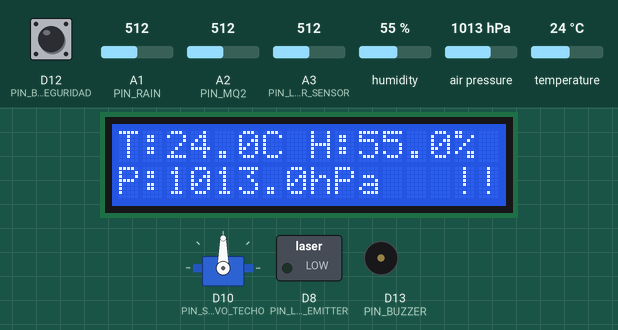
Recording of a sketch running on a simulated Arduino Uno R4 WiFi. Parts: servo, 16×2 character LCD, switched loads named in the sketch (green lamp = pin HIGH), buzzer (waves = sounding). Inputs (shaded band) come from the test bench; at power-on: A2 (PIN_MQ2) = 512, humidity 55 %, D12 (PIN_BTN_SEGURIDAD) HIGH, A1 (PIN_RAIN) = 512, A3 (PIN_LASER_SENSOR) = 512, air pressure 1013 hPa, temperature 24 °C (analog values on the 0–1023 scale). WiFi joins after 1.5 s; servers stay silent unless stated; no MQTT or app messages arrive unless stated; what the sketch prints to the serial monitor is not drawn.

Above: at 11.2 s.
11.3 s: A2 (PIN_MQ2) set to 300
12.8 s: A2 (PIN_MQ2) set to 273
At 14.2 s:
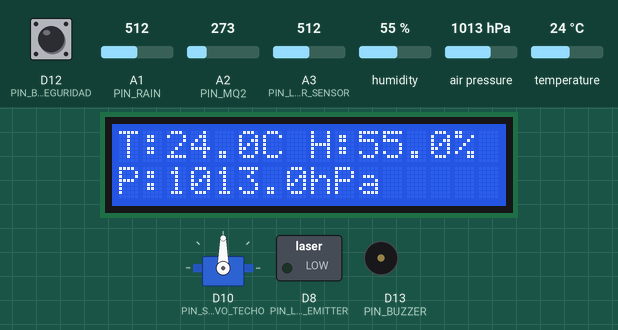
15.2 s: humidity set to 41 %
At 16.7 s:
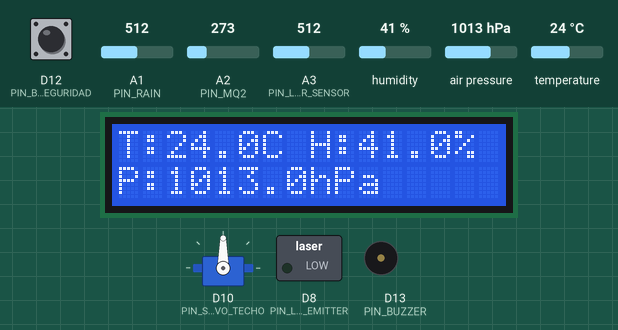
17.2 s: humidity set to 38 %
At 17.35 s:
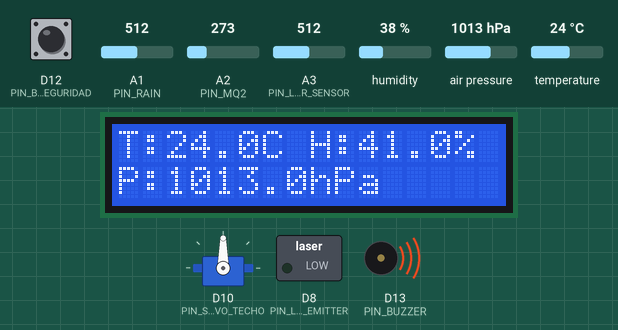
18.9 s: D12 (PIN_BTN_SEGURIDAD) pulled LOW for 0.15 s
At 19.8 s:
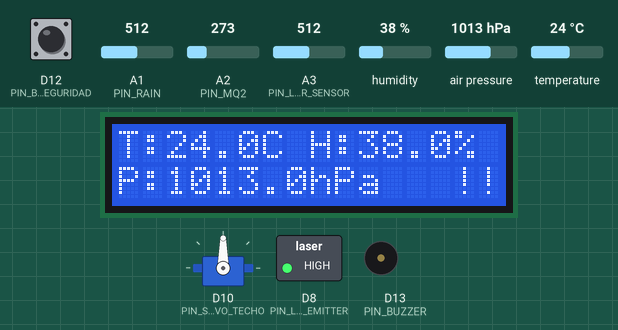
20.5 s: A2 (PIN_MQ2) set to 306
At 21.0 s:
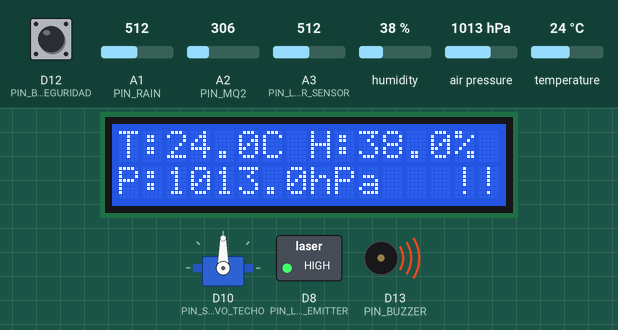
Timing chart, 0 to 23.7 s (numbered marks = the images above; inputs shaded):
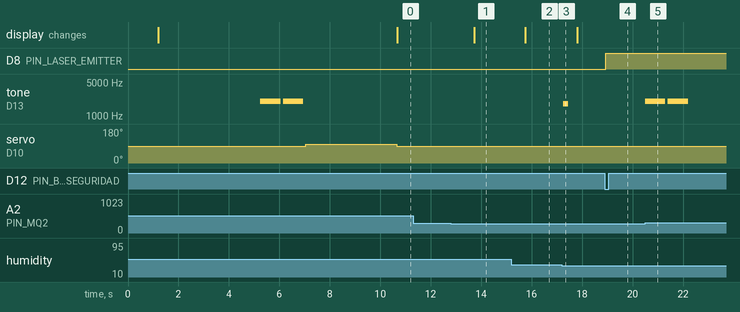

Measured:
- the behaviour switches between 286 and 285 on A2 (PIN_MQ2) (found by bisection; images 0 and 1)
- the behaviour switches between 40 and 39 % on humidity (found by bisection; images 2 and 3)
- after the input at 11.3 s, every drawn part: stays the same
- after the input at 12.8 s, the display: changes after 0.93 s (image 1)
- after the input at 15.2 s, the display: changes after 0.55 s (image 2)
- after the input at 17.2 s, tone on D13 (PIN_BUZZER): silent → 1800 Hz after 0.06 s, → silent 0.20 s later
- after the input at 18.9 s, D8 (PIN_LASER_EMITTER): LOW → HIGH at once
- after the input at 20.5 s, tone on D13 (PIN_BUZZER): alternates 2000 Hz for 0.80 s and silent for 0.10 s, 4 changes in all, then stays silent, starting at once
- by itself, tone on D13 (PIN_BUZZER): alternates 2000 Hz for 0.80 s and silent for 0.10 s, 4 changes in all, then stays silent

The sketch:

smart-home-v2.ino
```cpp
// Librerías
#include "WiFiS3.h"
#include <ArduinoMqttClient.h>
#include <Wire.h>               // Habilita el bus I2C
#include <Adafruit_Sensor.h>    // Librería base de sensores Adafruit
#include <Adafruit_BME280.h>    // Librería del sensor BME280
#include <LiquidCrystal_I2C.h>  // Librería para LCD por I2C (16x2)
#include <Servo.h>              // Librería para controlar servos

// WiFi y MQTT
char ssid[] = "Tec-IoT";
char pass[] = "spotless.magnetic.bridge";
WiFiClient wifiClient;
MqttClient mqttClient(wifiClient);
const char broker[] = "test.mosquitto.org";
int port = 1883;

// LCD (pantalla de la cava en la cocina)
LiquidCrystal_I2C lcd(0x27, 16, 2);

// Sensor BME280
Adafruit_BME280 bme;

// Variables para lecturas de sensores
float temperature = 0.0;
float humidity = 0.0;
float pressure = 0.0;

// Sensor de humo MQ2
const int PIN_MQ2 = A2;

// Sensor de lluvia y servo del techo
const int PIN_RAIN = A1;              // Sensor de lluvia
const int PIN_SERVO_TECHO = 10;       // Servo del techo
const int RAIN_UMBRAL_MOJADO = 600;   // Umbral para detectar lluvia

// Servo del techo (rotación continua)
Servo servoTecho;
bool techoCerrado = true;       // Estado del techo

int rainValue = 0;
float rainVoltage = 0.0;
int rainPercentage = 0;

// Sistema de seguridad con láser
const int PIN_LASER_EMITTER = 8;    // Emisor láser HW-493
const int PIN_LASER_SENSOR = A3;    // Fotoresistor que recibe el láser
const int PIN_BTN_SEGURIDAD = 12;    // Botón para activar/desactivar seguridad

// Constantes MQ2
const float RL_VALUE = 5.0;
const float RO_CONSTANT = 10.0;  // Resistencia constante calibrada
const float VCC = 5.0;
float sensor_volt;
float RS_gas;
float ratio;
float smoke_ppm = 0.0;

// Pin del buzzer para alarma
const int PIN_BUZZER = 13;

// Umbrales ideales para cava de vino
const float TEMP_MIN = 10.0;   // °C - temperatura mínima ideal
const float TEMP_MAX = 25.0;   // °C - temperatura máxima ideal
const float HUMID_MIN = 40.0;  // % - humedad mínima ideal
const float HUMID_MAX = 80.0;  // % - humedad máxima ideal

// Umbral para humo
const float SMOKE_UMBRAL_PPM = 400.0;  // PPM de humo para alarma

// Umbral para sistema de seguridad
const int LASER_UMBRAL_CORTE = 300;  // Umbral para detección de interrupción del haz láser

// Variables de estado
bool alarmaTempActiva = false;
bool alarmaHumidActiva = false;
bool alarmaHumoActiva = false;
bool modoSeguridad = false;
bool intrusoDetectado = false;
bool lastBtnSeguridad = HIGH;

unsigned long lastAlarmaCellarBeep = 0;
const unsigned long CELLAR_ALARM_INTERVAL = 30000;  // 30 segundos

// Tiempos
unsigned long lastLCDUpdate = 0;
const unsigned long LCD_UPDATE_MS = 1000;
unsigned long lastMQTTSend = 0;
const unsigned long MQTT_SEND_INTERVAL = 1000;

// Declaración de funciones
void actualizarLCDCava();
void verificarCondicionesCava();
void verificarHumo();
void verificarLluvia();
void verificarSeguridad();
void abrirTecho();
void cerrarTecho();
void beepAlarma();
void beepAlarmaHumo();
void beepAlarmaIntruso();
float calculatePPM_Smoke(float ratio);
void enviarDatosViaJSON();

void setup() {
  Serial.begin(9600);
  delay(1000);  // Esperar a que el Serial Monitor se conecte

  Serial.println("\n\n======================");
  Serial.println("Smart Home v2 Starting...");
  Serial.println("======================\n");

  // Configuración de pines
  pinMode(PIN_BUZZER, OUTPUT);
  pinMode(PIN_LASER_EMITTER, OUTPUT);
  pinMode(PIN_BTN_SEGURIDAD, INPUT_PULLUP);
  digitalWrite(PIN_LASER_EMITTER, LOW);  // Láser apagado al inicio

  Serial.println("Pins configured");

  // Inicializar servo del techo
  Serial.println("Initializing servo...");
  servoTecho.attach(PIN_SERVO_TECHO);
  servoTecho.write(90);  // Iniciar detenido (90 = stop para servo continuo)
  Serial.println("Servo initialized");

  // Set analog resolution
  Serial.println("Setting analog resolution...");
  analogReadResolution(14);
  Serial.println("Analog resolution set");

  // Inicia I2C
  Serial.println("Starting I2C...");
  Wire.begin();
  delay(100);
  Serial.println("I2C started");

  // Inicializar LCD
  Serial.println("Initializing LCD...");
  lcd.init();        // Inicializar LCD
  lcd.backlight();   // Encender backlight
  lcd.clear();
  lcd.setCursor(0, 0);
  lcd.print("Cava de vino");
  lcd.setCursor(0, 1);
  lcd.print("Iniciando...");
  Serial.println("LCD initialized");

  // Inicializar BME280
  Serial.println("Scanning for BME280...");
  delay(500);

  bool status = bme.begin(0x76);
  if (!status) {
    Serial.println("BME280 not found at 0x76, trying 0x77...");
    delay(500);
    status = bme.begin(0x77);
  }

  if (!status) {
    Serial.println("Could not find BME280 sensor!");
    Serial.println("Check wiring: SDA, SCL, VCC, GND");
    Serial.println("Try running I2C scanner to find address");
    lcd.clear();
    lcd.setCursor(0, 0);
    lcd.print("ERROR: BME280");
    lcd.setCursor(0, 1);
    lcd.print("No detectado");
    delay(3000);
  } else {
    Serial.println("BME280 OK");
    bme.setSampling(Adafruit_BME280::MODE_NORMAL,
                    Adafruit_BME280::SAMPLING_X2,
                    Adafruit_BME280::SAMPLING_X16,
                    Adafruit_BME280::SAMPLING_X1,
                    Adafruit_BME280::FILTER_X16,
                    Adafruit_BME280::STANDBY_MS_500);
  }

  // Conectar WiFi
  Serial.print("Attempting to connect to WiFi: ");
  Serial.println(ssid);
  int wifiAttempts = 0;
  while (WiFi.begin(ssid, pass) != WL_CONNECTED) {
    Serial.print(".");
    wifiAttempts++;
    if (wifiAttempts > 10) {
      Serial.println("\nWiFi connection failed after 10 attempts, continuing anyway...");
      break;
    }
    delay(5000);
  }
  if (WiFi.status() == WL_CONNECTED) {
    Serial.println("\nYou're connected to the network");
  }

  // Conectar MQTT
  Serial.print("Attempting to connect to MQTT broker: ");
  Serial.println(broker);
  if (!mqttClient.connect(broker, port)) {
    Serial.print("MQTT connection failed! Error code = ");
    Serial.println(mqttClient.connectError());
  } else {
    Serial.println("You're connected to the MQTT broker!");
  }

  delay(2000);
}

void loop() {
  // Reconectar MQTT si es necesario
  if (!mqttClient.connected()) {
    Serial.println("MQTT connection lost. Attempting to reconnect...");
    if (mqttClient.connect(broker, port)) {
      Serial.println("Reconnected to MQTT broker!");
    }
  }

  // Leer botón de seguridad
  bool btnSeguridad = (digitalRead(PIN_BTN_SEGURIDAD) == LOW);
  if (btnSeguridad && !lastBtnSeguridad) {
    modoSeguridad = !modoSeguridad;

    // Controlar láser según modo seguridad
    if (modoSeguridad) {
      digitalWrite(PIN_LASER_EMITTER, HIGH);  // Encender láser
      intrusoDetectado = false;  // Reset estado de intruso
      Serial.println("Security mode ON - Laser activated");
    } else {
      digitalWrite(PIN_LASER_EMITTER, LOW);   // Apagar láser
      intrusoDetectado = false;  // Reset estado de intruso
      Serial.println("Security mode OFF - Laser deactivated");
    }
  }
  lastBtnSeguridad = btnSeguridad;

  // Leer BME280
  temperature = bme.readTemperature();
  humidity = bme.readHumidity();
  pressure = bme.readPressure() / 100.0F;

  // Validar lecturas
  if (isnan(temperature) || temperature < -40 || temperature > 85) {
    temperature = 0.0;
  }
  if (isnan(humidity) || humidity < 0 || humidity > 100) {
    humidity = 0.0;
  }
  if (isnan(pressure) || pressure < 300 || pressure > 1100) {
    pressure = 0.0;
  }

  // Mostrar lecturas en Serial
  Serial.println("--- BME280 Readings ---");
  Serial.print("Temperature: ");
  Serial.print(temperature);
  Serial.println(" °C");
  Serial.print("Humidity: ");
  Serial.print(humidity);
  Serial.println(" %");
  Serial.print("Pressure: ");
  Serial.print(pressure);
  Serial.println(" hPa");

  // Leer sensor de humo MQ2
  int mq2Valor = analogRead(PIN_MQ2);
  sensor_volt = (float)mq2Valor / 16384.0 * VCC;
  if (sensor_volt <= 0.1) sensor_volt = 0.1;

  RS_gas = ((VCC * RL_VALUE) / sensor_volt) - RL_VALUE;
  if (RS_gas < 0) RS_gas = 0.1;

  ratio = RS_gas / RO_CONSTANT;
  smoke_ppm = calculatePPM_Smoke(ratio);

  Serial.print("Smoke PPM: ");
  Serial.println(smoke_ppm);

  // Leer sensor de lluvia
  rainValue = analogRead(PIN_RAIN);
  rainVoltage = ((rainValue * 5.0) / 16384);
  rainPercentage = map(rainValue, 16383, 0, 0, 100);  // 0 = mojado, 100 = seco

  Serial.print("Rain value: ");
  Serial.print(rainValue);
  Serial.print(" | Wet percentage: ");
  Serial.print(rainPercentage);
  Serial.println("%");
  Serial.println("----------------------");

  // Verificar condiciones de la cava
  verificarCondicionesCava();

  // Verificar humo
  verificarHumo();

  // Verificar lluvia (techo automático)
  verificarLluvia();

  // Verificar sistema de seguridad
  verificarSeguridad();

  // Actualizar LCD cada segundo
  if (millis() - lastLCDUpdate >= LCD_UPDATE_MS) {
    lastLCDUpdate = millis();
    actualizarLCDCava();
  }

  // Enviar datos vía MQTT cada segundo
  if (millis() - lastMQTTSend >= MQTT_SEND_INTERVAL) {
    lastMQTTSend = millis();
    enviarDatosViaJSON();
  }

  delay(50);
}

// Funciones auxiliares

void verificarCondicionesCava() {
  bool tempFueraRango = (temperature < TEMP_MIN || temperature > TEMP_MAX);
  bool humidFueraRango = (humidity < HUMID_MIN || humidity > HUMID_MAX);
  bool alarmaActiva = tempFueraRango || humidFueraRango;

  // Actualizar estados
  alarmaTempActiva = tempFueraRango;
  alarmaHumidActiva = humidFueraRango;

  // Beep solo una vez cuando se detecta por primera vez
  if (alarmaActiva && lastAlarmaCellarBeep == 0) {
    lastAlarmaCellarBeep = millis();

    if (tempFueraRango) {
      Serial.println("ALERTA: Temperatura fuera de rango!");
    }
    if (humidFueraRango) {
      Serial.println("ALERTA: Humedad fuera de rango!");
    }

    beepAlarma();
  } else if (!alarmaActiva) {
    // Reset timer cuando vuelve a rango normal
    lastAlarmaCellarBeep = 0;
  }
}

void verificarHumo() {
  bool humoAlto = (smoke_ppm > SMOKE_UMBRAL_PPM);

  if (humoAlto && !alarmaHumoActiva) {
    alarmaHumoActiva = true;
    Serial.println("ALERTA: Humo detectado en cocina!");
    beepAlarmaHumo();
  } else if (!humoAlto) {
    alarmaHumoActiva = false;
  }
}

void verificarLluvia() {
  bool hayLluvia = (rainValue < RAIN_UMBRAL_MOJADO);

  // Si detecta lluvia y el techo está abierto, cerrarlo
  if (hayLluvia && !techoCerrado) {
    Serial.println("Lluvia detectada! Cerrando techo...");
    cerrarTecho();
    techoCerrado = true;
  }
  // Si no hay lluvia y el techo está cerrado, abrirlo
  else if (!hayLluvia && techoCerrado) {
    Serial.println("No hay lluvia. Abriendo techo...");
    abrirTecho();
    techoCerrado = false;
  }
}

void abrirTecho() {
  // Para servo de rotación continua: girar en una dirección por tiempo fijo
  servoTecho.write(100);  // Girar lentamente en una dirección (90-180 = clockwise)
  delay(3600);            // Tiempo para 180 grados
  servoTecho.write(90);   // Detener (90 = stop para servos continuos)
}

void cerrarTecho() {
  // Para servo de rotación continua: girar en dirección opuesta
  servoTecho.write(80);   // Girar lentamente en dirección contraria (0-90 = counterclockwise)
  delay(3600);            // Tiempo para volver 180 grados
  servoTecho.write(90);   // Detener (90 = stop)
}

void verificarSeguridad() {
  if (!modoSeguridad) {
    intrusoDetectado = false;
    return;
  }

  // Leer fotoresistor
  int laserValor = analogRead(PIN_LASER_SENSOR);
  bool hazInterrumpido = (laserValor < LASER_UMBRAL_CORTE);

  // Debug: Mostrar valor del sensor láser
  static unsigned long lastDebug = 0;
  if (millis() - lastDebug > 2000) {  // Cada 2 segundos
    Serial.print("Laser sensor value: ");
    Serial.print(laserValor);
    Serial.print(" | Beam interrupted: ");
    Serial.println(hazInterrumpido ? "YES" : "NO");
    lastDebug = millis();
  }

  // Detectar intruso
  if (hazInterrumpido && !intrusoDetectado) {
    intrusoDetectado = true;
    Serial.println("ALERTA: Intruso detectado!");
    beepAlarmaIntruso();
  }
}

void beepAlarma() {
  tone(PIN_BUZZER, 1800, 200);
  delay(250);
}

void beepAlarmaHumo() {
  for (int i = 0; i < 2; i++) {
    tone(PIN_BUZZER, 2000, 800);
    delay(900);
  }
}

void beepAlarmaIntruso() {
  for (int i = 0; i < 3; i++) {
    tone(PIN_BUZZER, 2500, 200);
    delay(250);
  }
}

float calculatePPM_Smoke(float ratio) {
  return 800.0 * pow(ratio, -2.70);
}

void actualizarLCDCava() {
  lcd.clear();
  lcd.setCursor(0, 0);
  lcd.print("T:");
  if (temperature != 0.0) {
    lcd.print(temperature, 1);
    lcd.print("C ");
  } else {
    lcd.print("--.-C ");
  }

  lcd.print("H:");
  if (humidity != 0.0) {
    lcd.print(humidity, 1);
    lcd.print("%");
  } else {
    lcd.print("--%");
  }

  lcd.setCursor(0, 1);
  lcd.print("P:");
  if (pressure != 0.0) {
    lcd.print(pressure, 1);
    lcd.print("hPa");
  } else {
    lcd.print("----hPa");
  }

  // Mostrar estado de alarma
  if (alarmaTempActiva || alarmaHumidActiva || alarmaHumoActiva) {
    lcd.setCursor(14, 1);
    lcd.print("!!");
  }
}

void enviarDatosViaJSON() {
  if (!mqttClient.connected()) return;

  Serial.println("Sending data to MQTT...");

  mqttClient.beginMessage("EQ8/sensors/data");
  mqttClient.print("{");
  mqttClient.print("\"temperature\":");
  mqttClient.print(temperature, 2);
  mqttClient.print(",\"pressure\":");
  mqttClient.print(pressure, 2);
  mqttClient.print(",\"humidity\":");
  mqttClient.print(humidity, 2);
  mqttClient.print(",\"smoke\":");
  mqttClient.print(smoke_ppm, 2);
  mqttClient.print(",\"rain\":");
  mqttClient.print(rainPercentage);
  mqttClient.print(",\"roof_closed\":");
  mqttClient.print(techoCerrado ? "true" : "false");
  mqttClient.print(",\"temp_alarm\":");
  mqttClient.print(alarmaTempActiva ? "true" : "false");
  mqttClient.print(",\"humid_alarm\":");
  mqttClient.print(alarmaHumidActiva ? "true" : "false");
  mqttClient.print(",\"smoke_alarm\":");
  mqttClient.print(alarmaHumoActiva ? "true" : "false");
  mqttClient.print(",\"security_mode\":");
  mqttClient.print(modoSeguridad ? "true" : "false");
  mqttClient.print(",\"intruder_detected\":");
  mqttClient.print(intrusoDetectado ? "true" : "false");
  mqttClient.print("}");
  mqttClient.endMessage();
}
```
